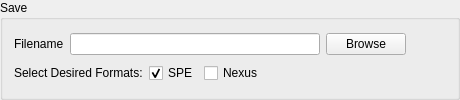
        <widget class="QGroupBox" name="groupBox_3" >
         <property name="title" >
          <string>Save</string>
         </property>
         <layout class="QGridLayout" name="gridLayout_8" >
          <item row="2" column="0" >
           <layout class="QHBoxLayout" name="horizontalLayout_8" >
            <item>
             <widget class="QLabel" name="save_lbFormats" >
              <property name="text" >
               <string>Select Desired Formats:</string>
              </property>
             </widget>
            </item>
            <item>
             <widget class="QCheckBox" name="save_ckSPE" >
              <property name="text" >
               <string>SPE</string>
              </property>
              <property name="checked" >
               <bool>true</bool>
              </property>
             </widget>
            </item>
            <item>
             <widget class="QCheckBox" name="save_ckNexus" >
              <property name="text" >
               <string>Nexus</string>
              </property>
             </widget>
            </item>
            <item>
             <spacer name="horizontalSpacer_15" >
              <property name="orientation" >
               <enum>Qt::Horizontal</enum>
              </property>
              <property name="sizeHint" stdset="0" >
               <size>
                <width>40</width>
                <height>20</height>
               </size>
              </property>
             </spacer>
            </item>
           </layout>
          </item>
          <item row="1" column="0" >
           <layout class="QHBoxLayout" name="horizontalLayout_9" >
            <item>
             <widget class="QLabel" name="save_lbFile" >
              <property name="text" >
               <string>Filename</string>
              </property>
             </widget>
            </item>
            <item>
             <widget class="QLineEdit" name="leNameSPE" >
              <property name="minimumSize" >
               <size>
                <width>250</width>
                <height>0</height>
               </size>
              </property>
             </widget>
            </item>
            <item>
             <widget class="QPushButton" name="pbBrowseSPE" >
              <property name="text" >
               <string>Browse</string>
              </property>
             </widget>
            </item>
            <item>
             <spacer name="horizontalSpacer_2" >
              <property name="orientation" >
               <enum>Qt::Horizontal</enum>
              </property>
              <property name="sizeType" >
               <enum>QSizePolicy::MinimumExpanding</enum>
              </property>
              <property name="sizeHint" stdset="0" >
               <size>
                <width>40</width>
                <height>20</height>
               </size>
              </property>
             </spacer>
            </item>
           </layout>
          </item>
         </layout>
        </widget>
